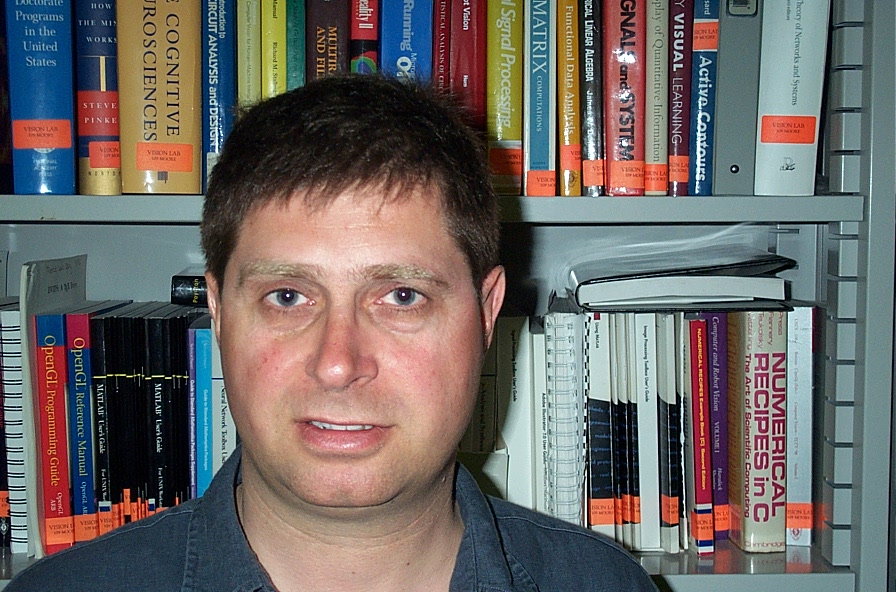
#> input picture data/ml_data/faces/training/Bob/image_0002.jpg, 896 x 592 px
$ jupyter execute --allow-errors '7-语音识别-声音合成-opencv基础-边缘检测-亮度提升-角点检测-特征点检测-特征值矩阵-物体识别-视频捕捉-人脸定位-人脸识别.ipynb'   (text cells are left out)
#> lines starting #> are read from the running program, lines starting #| are printed output that depends on the picture
[cell 1]
import numpy as np
import numpy.fft as nf
import scipy.io.wavfile as wf
import matplotlib.pyplot as mp

#> (the rest of this cell did not finish here and is left out)

[cell 2]
import numpy as np
import scipy.io.wavfile as wf
import python_speech_features as sf
import matplotlib.pyplot as mp

#采样率,采样位移S
#> (the rest of this cell did not finish here and is left out)

[cell 3]
import os
import numpy as np
import numpy.fft as nf
import scipy.io.wavfile as wf
import matplotlib.pyplot as mp
import hmmlearn.hmm as hl
import python_speech_features as sf

# 1.读取training目录中的所有音频类别目录，并且把目录中的文件路径与目录名关联在一起
#{'apple':[url,url,url...],'banana':[url,url,url...]}
def search_files(dire):
#> called with dire = './data/ml_data/speeches/training'
    objects={}
    for curdir,subdirs,files in os.walk(dire):
        for file in files:
            if file.endswith('.wav'):
                #当前文件的类别标签
                label=curdir.split(os.path.sep)[-1]
                #当前文件的绝对路径
                if label not in objects:
                    objects[label]=[]
                path=os.path.join(curdir,file)
                objects[label].append(path)
    return objects
    print('curdir:',curdir)
    print('subdirs',subdirs)
    print('files',files)
train_samples=search_files('./data/ml_data/speeches/training')
# print(train_samples)
#2.解析字典，把音频的mfcc与对应的类别标签绑定在一起
train_x,train_y=[],[]
for label,filenames in train_samples.items():
    for filename in filenames:
        rates,sigs=wf.read(filename)
        mfcc=sf.mfcc(sigs,rates)
        if mfcc is None:
            mfccs=mfcc
        else:
            mfccs=np.append(mfcc,mfcc,axis=0)
    train_x.append(mfcc)
    train_y.append(label)
#3.针对每个类别，训练一个HMM模型,存储
models={}
for mfccs,label in zip(train_x,train_y):
# n_components: 用几个高斯分布函数拟合样本数据
# covariance_type: 相关矩阵的辅对角线进行相关性比较
# n_iter: 最大迭代上限
    model=hl.GaussianHMM(n_components=4, covariance_type='diag', n_iter=1000)
    models[label]=model.fit(mfccs)
#4.读取测试数据，针对每个测试音频，分别使用不同的HMM模型进行模式匹配，获得得分，取得分最高的HMM所对应的类别为预测结果。
test_samples=search_files('./data/ml_data/speeches/testing')
# print(train_samples)


#2.解析字典，把音频的mfcc与对应的类别标签绑定在一起
test_x,test_y=[],[]
for label,filenames in test_samples.items():
    mfccs=None
    for filename in filenames:
        rates,sigs=wf.read(filename)
        mfcc=sf.mfcc(sigs,rates)
        if mfccs is None:
            mfccs=mfcc
        else:
            mfcc=np.append(mfccs,mfcc,axis=0)
    test_x.append(mfccs)
    test_y.append(label)
#5.针对每一个测试音频，分别使用不同的HMM模型进行模式匹配，获得得分，取得得分最高的HMM所对应的类别标签为预测结果

pred_labels=[]
for mfccs in test_x: #7个测试样本，遍历7次
    best_label,best_score=None,None
    for label,model in models.items():
        score=model.score(mfccs)
        if (best_score is None)or(best_score<score):
            best_label=label
            best_score=score
    pred_labels.append(best_label)

print(test_y)
print(pred_labels)

# 使用模型匹配测试mfcc矩阵的分值
# score = model.score(test_mfcc)

[cell 4]
import json
import numpy as np
import scipy.io.wavfile as wf
#> (the rest of this cell did not finish here and is left out)

[cell 5]
import numpy as np
import cv2 as cv
# 读取图片并显示
original = cv.imread('./data/ml_data/forest.jpg')
#> (the rest of this cell did not finish here and is left out)

[cell 6]
import cv2 as cv

#读取图片并且做灰度处理
img=cv.imread('./data/ml_data/chair.jpg',cv.IMREAD_GRAYSCALE)
#> (the rest of this cell did not finish here and is left out)

[cell 7]
import cv2 as cv
img=cv.imread('./data/ml_data/sunrise.jpg')
cv.imshow('Sunrise',img)
#> (the rest of this cell did not finish here and is left out)

[cell 8]
import cv2 as cv

original = cv.imread('./data/ml_data/box.png')
cv.imshow('Original', original)
#> (the rest of this cell did not finish here and is left out)

#> (a cell that did not finish here is left out)

[cell 10]
import cv2 as cv

original = cv.imread('./data/ml_data/table.jpg')
cv.imshow('Original', original)
#> (the rest of this cell did not finish here and is left out)

[cell 11]
import cv2 as cv

import matplotlib.pyplot as mp
original = cv.imread('./data/ml_data/table.jpg')
cv.imshow('Original', original)
#> (the rest of this cell did not finish here and is left out)

[cell 12]
import os
import numpy as np
import cv2 as cv
import hmmlearn.hmm as hl

def search_files(directory):
#> called with directory = './data/ml_data/objects/training'
    directory = os.path.normpath(directory)

    objects = {}
    for curdir, subdirs, files in os.walk(directory):
        for file in files:
            if(file.endswith('.jpg')):
                label = curdir.split(os.path.sep)[-1]
                if label not in objects:
                    objects[label] = []
                path = os.path.join(curdir, file)
                objects[label].append(path)
    return objects

#加载训练集样本数据，训练模型，模型存储
train_objects = search_files('./data/ml_data/objects/training')
#2.解析字典，把图像的desc与对应类别标签绑定在一起
train_x, train_y = [], []
for label, filenames in train_objects.items():
    descs = np.array([])
    for filename in filenames:
        image = cv.imread(filename)
#> image is the input picture: shape (592, 896, 3); mean B, G, R 100.9, 103.4, 108.7
        #转成灰度图
        gray = cv.cvtColor(image, cv.COLOR_BGR2GRAY)
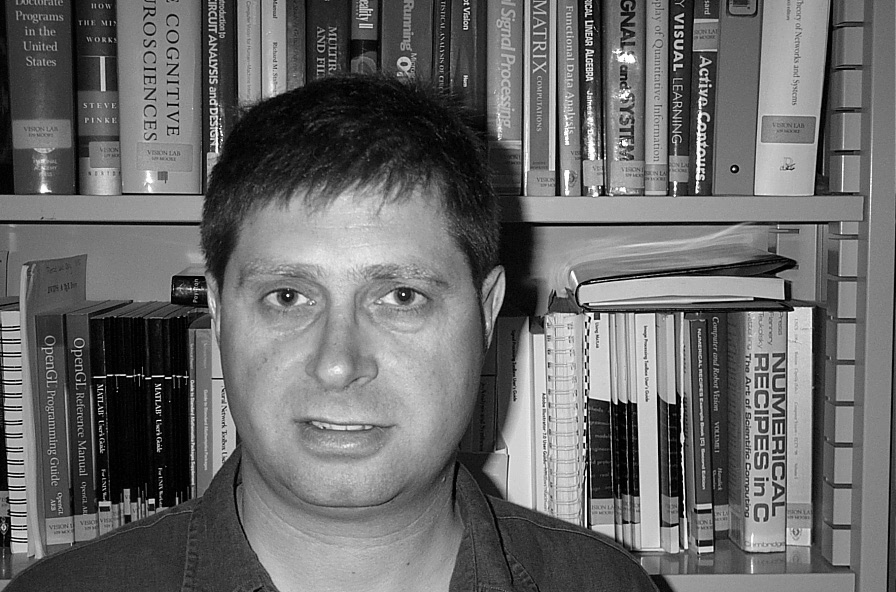
#> gray: shape (592, 896); min 0, max 255, mean 104.7
        #范围缩放，使特征描述矩阵样本数量一致
        #修整图片大小
        h, w = gray.shape[:2]
#> h = 592; w = 896
        f = 200 / min(h, w)      #计算缩放比
#> f = 0.338
        gray = cv.resize(gray, None, fx=f, fy=f)
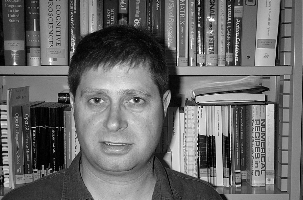
#> gray: shape (200, 303); min 0, max 254, mean 104.6
        sift = cv.xfeatures2d.SIFT_create()
        keypoints = sift.detect(gray)
#> keypoints = 431 keypoints; strongest (x, y, size): (15, 63, 1.9), (204, 65, 2), (199, 41, 1.8), (3, 149, 2.4)
        _, desc = sift.compute(gray, keypoints)
        if len(descs) == 0:
            descs = desc
        else:
            descs = np.append(descs, desc, axis=0)
    train_x.append(descs)
    train_y.append(label)
models = {}
#> (the rest of this cell did not finish here and is left out)

[cell 13]
import cv2 as cv

#获取视频头对象     0:下标为0的设备
video_capture=cv.VideoCapture(0)
#获取实时采集的一张图片
while True:
    frame=video_capture.read()[1]
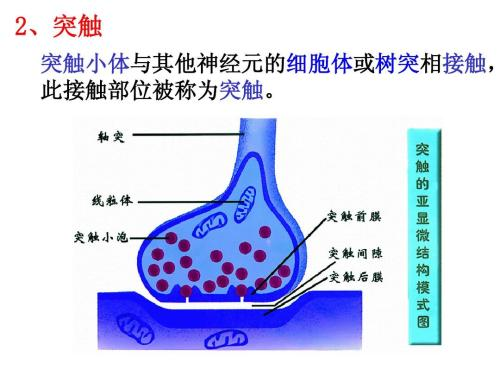
#> input picture images/clip_image002.jpg, 500 x 375 px, given in place of the camera
#> frame is the input picture: shape (375, 500, 3); mean B, G, R 239.5, 215.2, 208.9
    #针对frame做图像处理   （基于视频的实时处理）
    cv.imshow('frame',frame)
    if cv.waitKey(33)==27:
#> (key Esc is pressed here)
        break
#释放
#> (the rest of this cell did not finish here and is left out)
